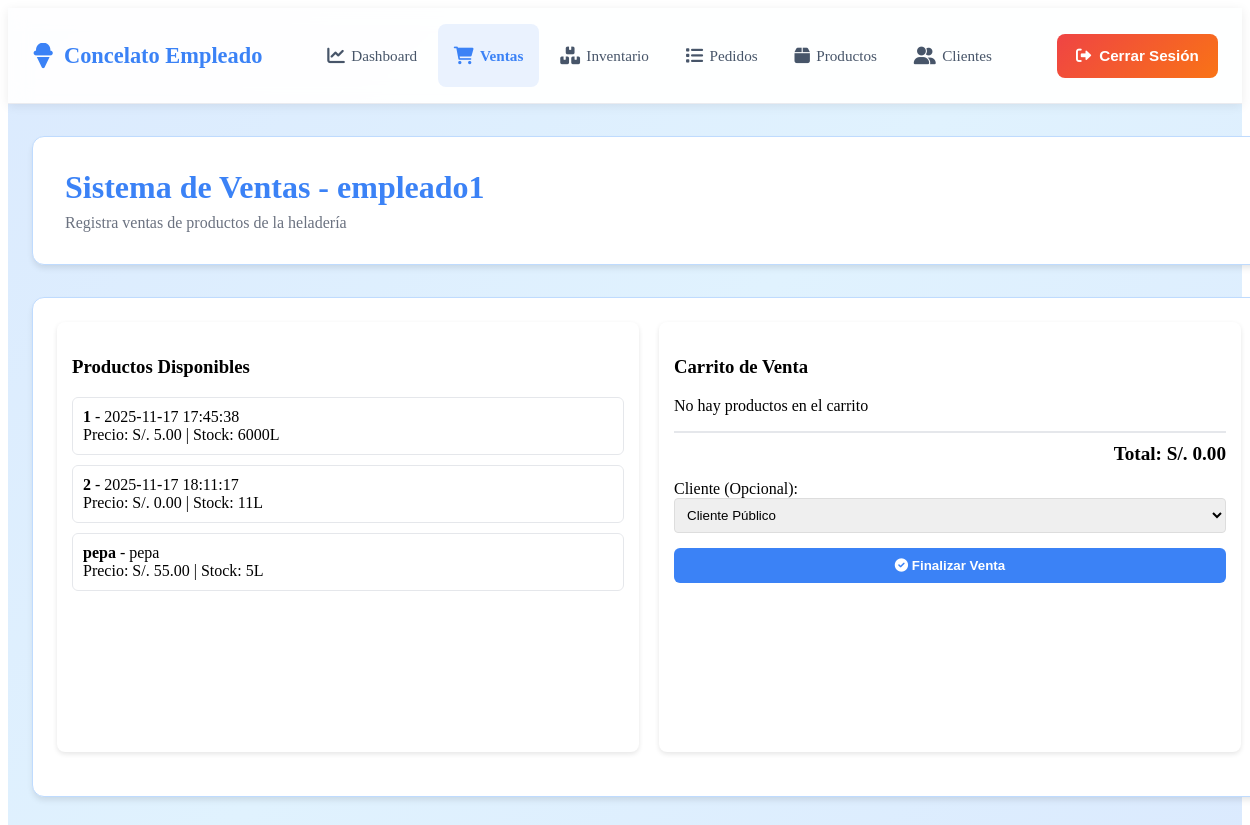
Screenshot of /paginas/empleado/ventas.php (signed in) with the database file from the repository.
### tables this page shows
CREATE TABLE `productos` (
  `id_producto` int(11) NOT NULL AUTO_INCREMENT,
  `nombre` varchar(120) NOT NULL,
  `sabor` varchar(60) NOT NULL,
  `descripcion` text DEFAULT NULL,
  `precio` decimal(10,2) NOT NULL CHECK (`precio` >= 0),
  `stock` int(11) NOT NULL DEFAULT 0 CHECK (`stock` >= 0),
  `id_proveedor` int(11) DEFAULT NULL,
  `fecha_registro` date DEFAULT curdate(),
  `activo` tinyint(1) NOT NULL DEFAULT 1,
  PRIMARY KEY (`id_producto`),
  KEY `idx_sabor` (`sabor`),
  KEY `idx_stock` (`stock`),
  KEY `id_proveedor` (`id_proveedor`),
  KEY `idx_productos_activo` (`activo`),
  CONSTRAINT `productos_ibfk_1` FOREIGN KEY (`id_proveedor`) REFERENCES `proveedores` (`id_proveedor`) ON DELETE SET NULL ON UPDATE CASCADE
);

### paginas/empleado/ventas.php (the view, shortened to what this page needs)
<?php
include_once($_SERVER['DOCUMENT_ROOT'] . '/heladeriacg/conexion/conexion.php');
try {
    $stmt_productos = $pdo->prepare("SELECT * FROM productos WHERE activo = 1 AND stock > 0 ORDER BY nombre");
    $stmt_productos->execute();
    $productos = $stmt_productos->fetchAll(PDO::FETCH_ASSOC);
} catch(PDOException $e) {
    $productos = [];
    $clientes = [];
    error_log("Error al obtener datos en ventas empleado: " . $e->getMessage());
}
?>
<!DOCTYPE html>
<html lang="es">
<head>
    <link rel="stylesheet" href="/heladeriacg/css/empleado/estilos_empleado.css">
    <link rel="stylesheet" href="https://cdnjs.cloudflare.com/ajax/libs/font-awesome/6.0.0/css/all.min.css">
</head>
<body>
    <div class="empleado-container">
        <header class="empleado-header">
            <div class="header-content-empleado">
                <div class="logo-empleado">
                    <i class="fas fa-ice-cream"></i>
                    <span>Concelato Empleado</span>
                </div>
                <nav id="empleado-nav" class="empleado-nav">
                    <ul>
                        <li><a href="index.php">
                            <i class="fas fa-chart-line"></i> <span>Dashboard</span>
                        </a></li>
                        <li><a href="ventas.php" class="active">
                            <i class="fas fa-shopping-cart"></i> <span>Ventas</span>
                        </a></li>
                        <li><a href="inventario.php">
                            <i class="fas fa-boxes"></i> <span>Inventario</span>
                        </a></li>
                        <li><a href="pedidos_recibidos.php">
                            <i class="fas fa-list"></i> <span>Pedidos</span>
                        </a></li>
                        <li><a href="../admin/productos.php">
                            <i class="fas fa-box"></i> <span>Productos</span>
                        </a></li>
                        <li><a href="../admin/clientes.php">
                            <i class="fas fa-user-friends"></i> <span>Clientes</span>
                        </a></li>
                    </ul>
                </nav>
                <button class="logout-btn-empleado" onclick="cerrarSesion()">
                    <i class="fas fa-sign-out-alt"></i> <span>Cerrar Sesión</span>
                </button>
            </div>
        </header>
        <main class="empleado-main">
            <div class="welcome-section-empleado">
                <h1>Sistema de Ventas - <?php echo htmlspecialchars($_SESSION['username']); ?></h1>
                <p>Registra ventas de productos de la heladería</p>
            </div>
            <div class="card-empleado">
                <form method="POST" id="formaVenta">
                    <div class="venta-section">
                        <div class="productos-disponibles">
                            <h3>Productos Disponibles</h3>
                            <div id="productosList">
                                <?php foreach ($productos as $producto): ?>
                                <div class="producto-item" onclick="agregarAlCarrito(<?php echo $producto['id_producto']; ?>, '<?php echo addslashes(htmlspecialchars($producto['nombre'])); ?>', <?php echo $producto['precio']; ?>, <?php echo $producto['stock']; ?>)">
                                    <strong><?php echo htmlspecialchars($producto['nombre']); ?></strong> - <?php echo htmlspecialchars($producto['sabor']); ?>
                                    <br>
                                    Precio: S/. <?php echo number_format($producto['precio'], 2); ?> | Stock: <?php echo $producto['stock']; ?>L
                                </div>
                                <?php endforeach; ?>
                            </div>
                        </div>
                        <div class="carrito-venta">
                            <h3>Carrito de Venta</h3>
                            <div id="carritoItems">
                            </div>
                            <div class="total-carrito">
                                Total: <span id="totalCarrito">S/. 0.00</span>
                            </div>
                            <div style="margin-top: 15px;">
                                <label for="id_cliente">Cliente (Opcional):</label>
                                <select name="id_cliente" id="id_cliente" style="width: 100%; padding: 8px; border: 1px solid #ddd; border-radius: 4px;">
                                    <option value="">Cliente Público</option>
                                </select>
                            </div>
                            <button type="submit" class="btn-finalizar" id="btnFinalizar">
                                <i class="fas fa-check-circle"></i> Finalizar Venta
                            </button>
                        </div>
                    </div>
                </form>
            </div>
        </main>
    </div>
</body>
</html>

### css/empleado/estilos_empleado.css (style rules this page uses)
:root { --empleado-primary: #3b82f6; --empleado-primary-dark: #2563eb; --empleado-primary-light: #60a5fa; --empleado-secondary: #8b5cf6; --empleado-bg: #dbeafe; --empleado-text: #1e293b; --empleado-card-bg: #ffffff; --empleado-border: #bfdbfe; --empleado-shadow: rgba(59, 130, 246, 0.1); --empleado-hover: rgba(59, 130, 246, 0.05); }
.empleado-container { min-height: 100vh; background: linear-gradient(135deg, var(--empleado-bg) 0%, #e0f2fe 50%, #dbeafe 100%); display: flex; flex-direction: column; }
.empleado-header { background: rgba(255, 255, 255, 0.95); backdrop-filter: blur(10px); border-bottom: 1px solid rgba(229, 231, 235, 0.8); box-shadow: 0 2px 10px rgba(0, 0, 0, 0.08); padding: 1rem 0; position: sticky; top: 0; z-index: 100; }
.header-content-empleado { max-width: 1400px; margin: 0 auto; padding: 0 1.5rem; display: flex; justify-content: space-between; align-items: center; flex-wrap: wrap; gap: 1rem; }
.logo-empleado { font-size: 1.4rem; font-weight: 700; color: var(--empleado-primary); display: flex; align-items: center; gap: 0.6rem; white-space: nowrap; overflow: hidden; text-overflow: ellipsis; }
.logo-empleado i { flex-shrink: 0; font-size: 1.6rem; }
nav.empleado-nav { display: flex; align-items: center; flex: 1; justify-content: center; gap: 0.2rem; }
.empleado-nav ul { display: flex; list-style: none; gap: 0.3rem; flex-wrap: wrap; justify-content: center; align-items: center; margin: 0; padding: 0; }
.empleado-nav li { position: relative; }
.empleado-nav a, .empleado-nav li a { text-decoration: none; color: #475569; font-weight: 500; padding: 0.6rem 1rem; border-radius: 8px; transition: all 0.3s ease; display: flex; align-items: center; gap: 0.4rem; white-space: nowrap; font-size: 0.95rem; min-height: 44px; position: relative; overflow: hidden; }
.empleado-nav a.active, .empleado-nav li a.active { color: var(--empleado-primary); font-weight: 600; background: rgba(59, 130, 246, 0.1); }
.empleado-nav i { font-size: 1.1rem; transition: transform 0.3s ease; }
.logout-btn-empleado { background: linear-gradient(135deg, #ef4444 0%, #f97316 100%); color: white; padding: 0.6rem 1.2rem; border: none; border-radius: 8px; cursor: pointer; font-weight: 600; display: flex; align-items: center; gap: 0.5rem; transition: all 0.3s ease; white-space: nowrap; font-size: 0.95rem; flex-shrink: 0; min-height: 44px; position: relative; overflow: hidden; }
.logout-btn-empleado i { transition: transform 0.3s ease; }
.empleado-main { flex: 1; padding: 2rem 0; max-width: 1400px; margin: 0 auto; padding-left: 1.5rem; padding-right: 1.5rem; width: 100%; }
.welcome-section-empleado { background: var(--empleado-card-bg); border-radius: 12px; padding: 2rem; margin-bottom: 2rem; box-shadow: 0 4px 6px -1px rgba(0, 0, 0, 0.1); border: 1px solid var(--empleado-border); }
.welcome-section-empleado h1 { color: var(--empleado-primary); margin: 0 0 0.5rem 0; }
.welcome-section-empleado p { color: #6b7280; margin: 0; }
.card-empleado { background: var(--empleado-card-bg); border-radius: 12px; padding: 1.5rem; margin-bottom: 1.5rem; box-shadow: 0 4px 6px -1px rgba(0, 0, 0, 0.1); border: 1px solid var(--empleado-border); }

### paginas/empleado/ventas.php (style rules this page uses)
.venta-section { display: grid; grid-template-columns: 1fr 1fr; gap: 20px; margin-bottom: 20px; }
.productos-disponibles { background: white; border-radius: 8px; padding: 15px; box-shadow: 0 2px 5px rgba(0,0,0,0.1); height: 400px; overflow-y: auto; }
.producto-item { padding: 10px; border: 1px solid #e5e7eb; border-radius: 6px; margin-bottom: 10px; cursor: pointer; transition: all 0.2s ease; }
.carrito-venta { background: white; border-radius: 8px; padding: 15px; box-shadow: 0 2px 5px rgba(0,0,0,0.1); height: 400px; overflow-y: auto; }
.btn-finalizar { background: #3b82f6; color: white; padding: 10px 20px; border: none; border-radius: 6px; cursor: pointer; font-weight: 600; width: 100%; margin-top: 15px; }
.total-carrito { font-size: 1.2rem; font-weight: bold; text-align: right; margin-top: 10px; padding-top: 10px; border-top: 2px solid #e5e7eb; }

### rows the page displays
productos: nombre "1", sabor "2025-11-17 17:45:38", precio "5.00", stock "6000"
productos: nombre "2", sabor "2025-11-17 18:11:17", precio "0.00", stock "11"
productos: nombre "pepa", sabor "pepa", precio "55.00", stock "5"

### other values shown
$_SESSION['username'] "empleado1"
